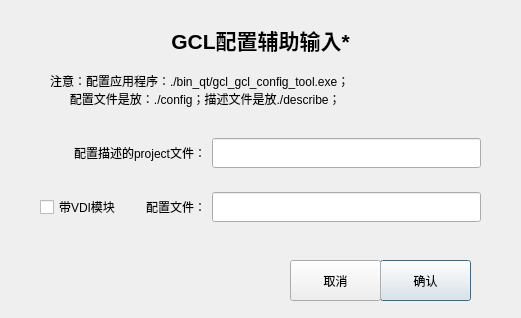
<?xml version="1.0" encoding="UTF-8"?>
<ui version="4.0">
 <class>DialogFdcQuickInput</class>
 <widget class="QDialog" name="DialogFdcQuickInput">
  <property name="geometry">
   <rect>
    <x>0</x>
    <y>0</y>
    <width>521</width>
    <height>318</height>
   </rect>
  </property>
  <property name="windowTitle">
   <string>Dialog</string>
  </property>
  <widget class="QPushButton" name="yesBn">
   <property name="geometry">
    <rect>
     <x>380</x>
     <y>260</y>
     <width>91</width>
     <height>41</height>
    </rect>
   </property>
   <property name="text">
    <string>确认</string>
   </property>
  </widget>
  <widget class="QPushButton" name="cancelBn">
   <property name="geometry">
    <rect>
     <x>290</x>
     <y>260</y>
     <width>91</width>
     <height>41</height>
    </rect>
   </property>
   <property name="text">
    <string>取消</string>
   </property>
  </widget>
  <widget class="QWidget" name="editPn2" native="true">
   <property name="geometry">
    <rect>
     <x>40</x>
     <y>120</y>
     <width>441</width>
     <height>121</height>
    </rect>
   </property>
   <layout class="QVBoxLayout" name="verticalLayout">
    <item>
     <layout class="QHBoxLayout" name="horizontalLayout">
      <item>
       <widget class="QLabel" name="describeProjectFileNameLb">
        <property name="sizePolicy">
         <sizepolicy hsizetype="Minimum" vsizetype="Preferred">
          <horstretch>0</horstretch>
          <verstretch>0</verstretch>
         </sizepolicy>
        </property>
        <property name="minimumSize">
         <size>
          <width>166</width>
          <height>0</height>
         </size>
        </property>
        <property name="text">
         <string>配置描述的project文件：</string>
        </property>
        <property name="alignment">
         <set>Qt::AlignRight|Qt::AlignTrailing|Qt::AlignVCenter</set>
        </property>
       </widget>
      </item>
      <item>
       <widget class="QLineEdit" name="describeProjectFileNameEd">
        <property name="sizePolicy">
         <sizepolicy hsizetype="Expanding" vsizetype="Fixed">
          <horstretch>0</horstretch>
          <verstretch>0</verstretch>
         </sizepolicy>
        </property>
        <property name="minimumSize">
         <size>
          <width>0</width>
          <height>30</height>
         </size>
        </property>
       </widget>
      </item>
     </layout>
    </item>
    <item>
     <layout class="QHBoxLayout" name="horizontalLayout_3">
      <item>
       <widget class="QCheckBox" name="hasVdiEd">
        <property name="minimumSize">
         <size>
          <width>90</width>
          <height>30</height>
         </size>
        </property>
        <property name="layoutDirection">
         <enum>Qt::LeftToRight</enum>
        </property>
        <property name="text">
         <string>带VDI模块  </string>
        </property>
       </widget>
      </item>
      <item>
       <widget class="QLabel" name="vdiConfigFileNameLb">
        <property name="minimumSize">
         <size>
          <width>70</width>
          <height>0</height>
         </size>
        </property>
        <property name="text">
         <string> 配置文件：</string>
        </property>
        <property name="alignment">
         <set>Qt::AlignRight|Qt::AlignTrailing|Qt::AlignVCenter</set>
        </property>
       </widget>
      </item>
      <item>
       <widget class="QLineEdit" name="vdiConfigFileNameEd">
        <property name="sizePolicy">
         <sizepolicy hsizetype="Expanding" vsizetype="Fixed">
          <horstretch>0</horstretch>
          <verstretch>0</verstretch>
         </sizepolicy>
        </property>
        <property name="minimumSize">
         <size>
          <width>0</width>
          <height>30</height>
         </size>
        </property>
        <property name="text">
         <string/>
        </property>
       </widget>
      </item>
     </layout>
    </item>
   </layout>
  </widget>
  <widget class="QLabel" name="label_2">
   <property name="geometry">
    <rect>
     <x>150</x>
     <y>20</y>
     <width>221</width>
     <height>41</height>
    </rect>
   </property>
   <property name="text">
    <string>&lt;html&gt;&lt;head/&gt;&lt;body&gt;&lt;p align=&quot;center&quot;&gt;&lt;span style=&quot; font-size:16pt; font-weight:600;&quot;&gt;GCL配置辅助输入*&lt;/span&gt;&lt;/p&gt;&lt;/body&gt;&lt;/html&gt;</string>
   </property>
  </widget>
  <widget class="QLabel" name="outInfoEd">
   <property name="geometry">
    <rect>
     <x>50</x>
     <y>70</y>
     <width>421</width>
     <height>41</height>
    </rect>
   </property>
   <property name="text">
    <string>&lt;!DOCTYPE HTML PUBLIC &quot;-//W3C//DTD HTML 4.0//EN&quot; &quot;http://www.w3.org/TR/REC-html40/strict.dtd&quot;&gt;
&lt;html&gt;&lt;head&gt;&lt;meta name=&quot;qrichtext&quot; content=&quot;1&quot; /&gt;&lt;style type=&quot;text/css&quot;&gt;
p, li { white-space: pre-wrap; }
&lt;/style&gt;&lt;/head&gt;&lt;body style=&quot; font-family:'SimSun'; font-size:9pt; font-weight:400; font-style:normal;&quot;&gt;
&lt;p style=&quot; margin-top:0px; margin-bottom:0px; margin-left:0px; margin-right:0px; -qt-block-indent:0; text-indent:0px;&quot;&gt;注意：配置应用程序：./bin_qt/gcl_gcl_config_tool.exe；&lt;/p&gt;
&lt;p style=&quot; margin-top:0px; margin-bottom:0px; margin-left:0px; margin-right:0px; -qt-block-indent:0; text-indent:0px;&quot;&gt;      配置文件是放：./config；描述文件是放./describe；&lt;/p&gt;&lt;/body&gt;&lt;/html&gt;</string>
   </property>
  </widget>
 </widget>
 <resources/>
 <connections/>
</ui>
